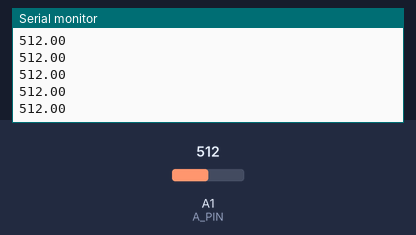
The sketch below on a simulated Arduino Uno, built with avr-gcc and run on an emulated ATmega328P. Parts: the last lines printed to the serial monitor. The inputs (shaded band) are chosen by the test bench; at power-on: A1 (A_PIN) = 512.

Above: at 1.2 s.
1.3 s: A1 (A_PIN) set to 716
At 1.31 s:
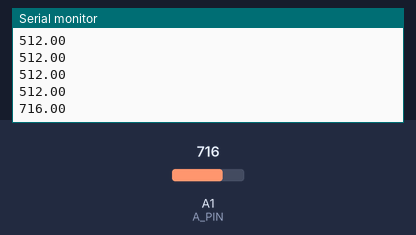
2.8 s: A1 (A_PIN) set to 900
At 2.82 s:
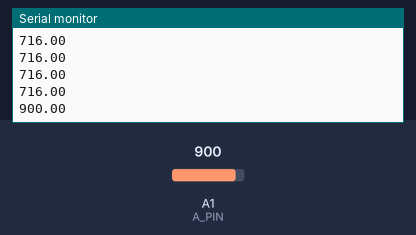
Timing chart, 0 to 5.8 s (numbered marks = the images above; inputs shaded):
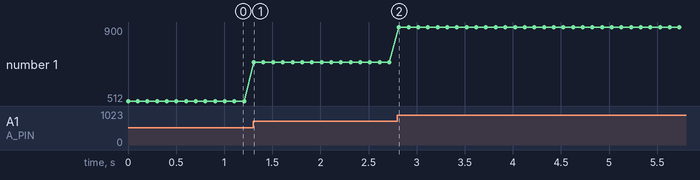

The sketch:

Audio_Detector.ino
```cpp
const int D_PIN = 8;
const int A_PIN = A1;

void setup() {
  pinMode(A_PIN, INPUT);
  pinMode(D_PIN, INPUT);
  Serial.begin(9600);
}

void loop() {
  float a_input;
  int d_input;

  a_input = analogRead(A_PIN);
  Serial.print(a_input);
  Serial.print('\n');
  delay(100);
}
```

Measured:
- after the input at 1.3 s, the serial monitor: prints a new line at once (image 1)
- after the input at 2.8 s, the serial monitor: prints a new line at once (image 2)
- plotted number 1: 512 → 716 after the input at 1.3 s, 716 → 900 after the input at 2.8 s
